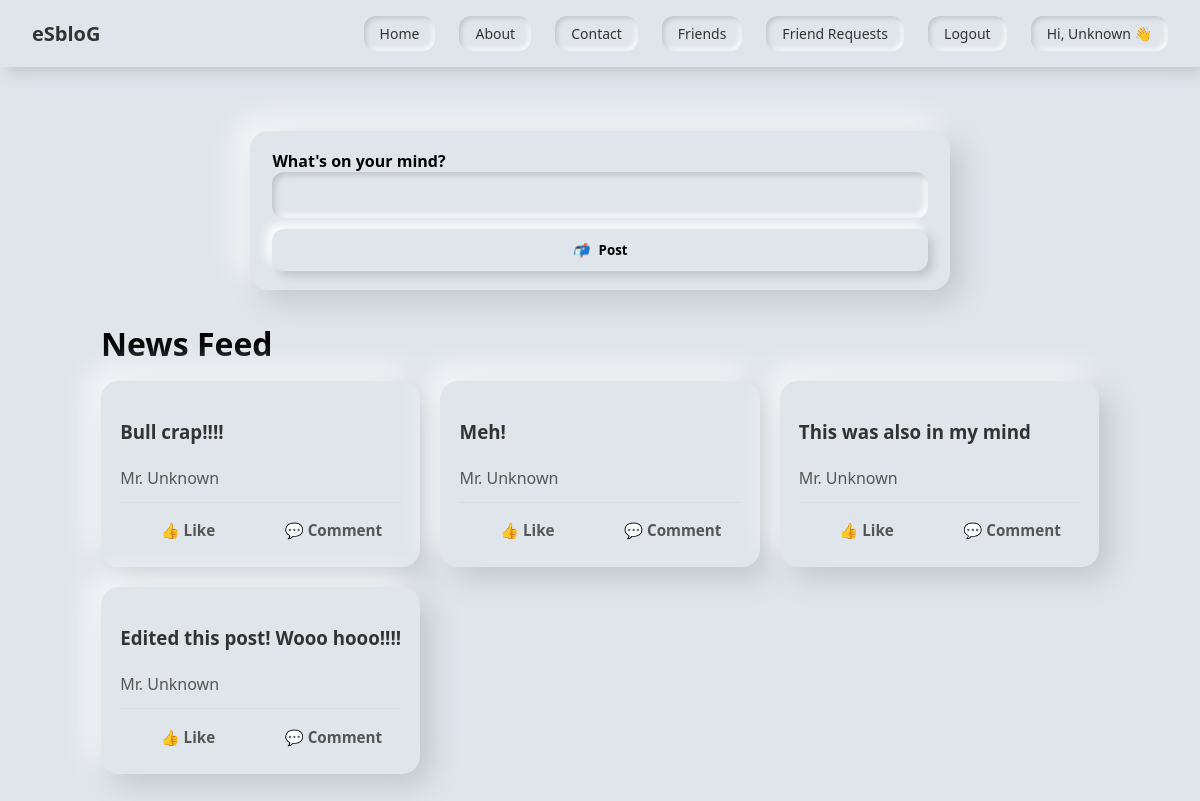
/dashboard/profile/ (signed in), run on the app's committed database.
### dashboard/models.py (models this page shows, shortened)
class Login_info_new_p(models.Model):
    fname = models.CharField(max_length=100,default="Mr.")
    lname = models.CharField(max_length=100,default="Unknown")
    email = models.EmailField(max_length=50)
    password = models.CharField(max_length=50)

class User_posts(models.Model):
    id = models.AutoField(primary_key=True)
    u_name = models.ForeignKey(Login_info_new_p,on_delete=models.CASCADE)
    post = models.CharField(max_length=100)
    create_at = models.DateTimeField(auto_now_add=True)

### dashboard/views.py (the view)
# urls.py: path('profile/',views.profile,name="mypost"),
def profile(request):
    s_email = request.session.get('email')
    if not s_email:
        return render(request, "dashboard/landing_page.html", {"posts": []})
    log_user = get_object_or_404(Login_info_new_p, email=s_email)
    posts = User_posts.objects.filter(u_name=log_user).select_related('u_name')
    post_data = [
        (f"{log_user.fname} {log_user.lname}", post.post)
        for post in posts
    ]
    return render(request, "dashboard/profile.html", {"posts": post_data})

### dashboard/templates/dashboard/profile.html (shortened to what this page needs)
{% include "dashboard/header.html" %}
<div class="page">
  <form id="loginForm" method="POST" action="{% url 'add_post' %}" class="card composer">
    <div class="input-group">
      <label>What's on your mind?</label>
      <input type="text" name="post" required />
    </div>
    <button type="submit" class="action-btn">
      <i>📬</i> Post
    </button>
  </form>
  <h1 style="margin: 1rem 0;">News Feed</h1>
  <div class="feed-grid">
    {% for name, post in posts %}
      <div class="post-card">
        <h3 class="username">{{post}}</h3>
        <p class="content">{{ name }}</p>
        <div class="actions">
          <button class="like-btn">👍 Like</button>
          <button class="comment-btn">💬 Comment</button>
        </div>
      </div>
    {% endfor %}
  </div>
</div>
{% include "dashboard/footer.html" %}

### dashboard/templates/dashboard/header.html (shortened to what this page needs)
{% load static %}
<!DOCTYPE html>
<html lang="en">
<head>
</head>
<body>
  <nav class="navbar" role="navigation" aria-label="main">
    <a class="logo" href="{% url 'home' %}">eSbloG</a>
    <ul>
      <li><a href="{% url 'home' %}">Home</a></li>
      <li><a href="{% url 'home' %}">About</a></li>
      <li><a href="{% url 'home' %}">Contact</a></li>
      {% if request.session.user_id %}
        <li><a href="{% url 'friends' %}">Friends</a></li>
        <li><a href="{% url 'friends_req' %}">Friend Requests</a></li>
        <li><a href="{% url 'logout' %}">Logout</a></li>
        <li><a href="{% url 'mypost' %}">Hi, {{ request.session.name }} 👋</a></li>
      {% else %}
        <li><a href="{% url 'login' %}">Login</a></li>
      {% endif %}
    </ul>
  </nav>
  <div class="page-wrap">

### dashboard/templates/dashboard/header.html (style rules this page uses)
* { box-sizing: border-box; font-family: 'Segoe UI', sans-serif; }
body { background: #e0e5ec; display: flex; flex-direction: column; align-items: center; min-height: 100vh; margin: 0; }
.navbar { width: 100%; background: #e0e5ec; padding: 1rem 2rem; display: flex; justify-content: space-between; align-items: center; box-shadow: 5px 5px 15px #bec3c9, -5px -5px 15px #ffffff; position: sticky; top: 0; left: 0; z-index: 1000; }
.navbar .logo { font-size: 20px; font-weight: bold; color: #333; text-decoration: none; }
.navbar ul { list-style: none; display: flex; gap: 1.5rem; margin: 0; padding: 0; }
.navbar ul li { display: inline; }
.navbar ul li a { text-decoration: none; color: #333; padding: 0.5rem 1rem; border-radius: 12px; background: #e0e5ec; box-shadow: inset 2px 2px 5px #bec3c9, inset -2px -2px 5px #ffffff; font-size: 14px; transition: all 0.2s ease-in-out; display: inline-block; }
.page-wrap { width: 100%; display: flex; justify-content: center; padding: 2rem 1rem; }

### dashboard/templates/dashboard/profile.html (style rules this page uses)
.page { max-width: 1200px; margin: 2rem auto; padding: 0 16px; }
.card { background: #e0e5ec; padding: 1.2rem 1.4rem; border-radius: 18px; box-shadow: 10px 10px 30px #bec3c9, -10px -10px 30px #ffffff; }
.composer { margin-bottom: 2rem; max-width: 700px; margin-left: auto; margin-right: auto; }
.composer .input-group label { font-weight: 600; }
.composer .input-group input { width: 100%; padding: 0.8rem 1rem; border-radius: 12px; border: none; background: #e0e5ec; box-shadow: inset 3px 3px 6px #bec3c9, inset -3px -3px 6px #ffffff; font-size: 15px; }
.action-btn { width: 100%; padding: 0.75rem 1rem; border: none; margin-top: 0.7rem; border-radius: 12px; background: #e0e5ec; box-shadow: 5px 5px 10px #bec3c9, -5px -5px 10px #ffffff; font-weight: 700; cursor: pointer; }
.action-btn i { margin-right: 6px; }
.feed-grid { display: grid; gap: 20px; grid-template-columns: repeat(1, minmax(0, 1fr)); }
@media (min-width: 700px) { .feed-grid { grid-template-columns: repeat(2, 1fr); } }
@media (min-width: 1024px) { .feed-grid { grid-template-columns: repeat(3, 1fr); } }
.post-card { background: #e0e5ec; padding: 1.2rem; border-radius: 18px; box-shadow: 10px 10px 30px #bec3c9, -10px -10px 30px #ffffff; display: flex; flex-direction: column; justify-content: space-between; }
.username { font-weight: 700; margin-bottom: .35rem; color: #333; }
.content { color: #555; line-height: 1.5; margin-bottom: .75rem; }
.actions { display: flex; justify-content: space-between; border-top: 1px solid #d7dbe2; padding-top: .6rem; gap: 10px; }
.actions button { flex: 1; background: none; border: none; cursor: pointer; font-size: .95rem; font-weight: 600; color: #555; padding: .5rem .75rem; border-radius: 10px; transition: background .2s ease; }

### data on the page
Login_info_new_p: session.name "Unknown"
User_posts: posts "Bull crap!!!!"
User_posts: posts "Meh!"
User_posts: posts "This was also in my mind"
User_posts: posts "Edited this post! Wooo hooo!!!!"

### other printed values
{{ name }} "Mr. Unknown" "Mr. Unknown" "Mr. Unknown" "Mr. Unknown"
